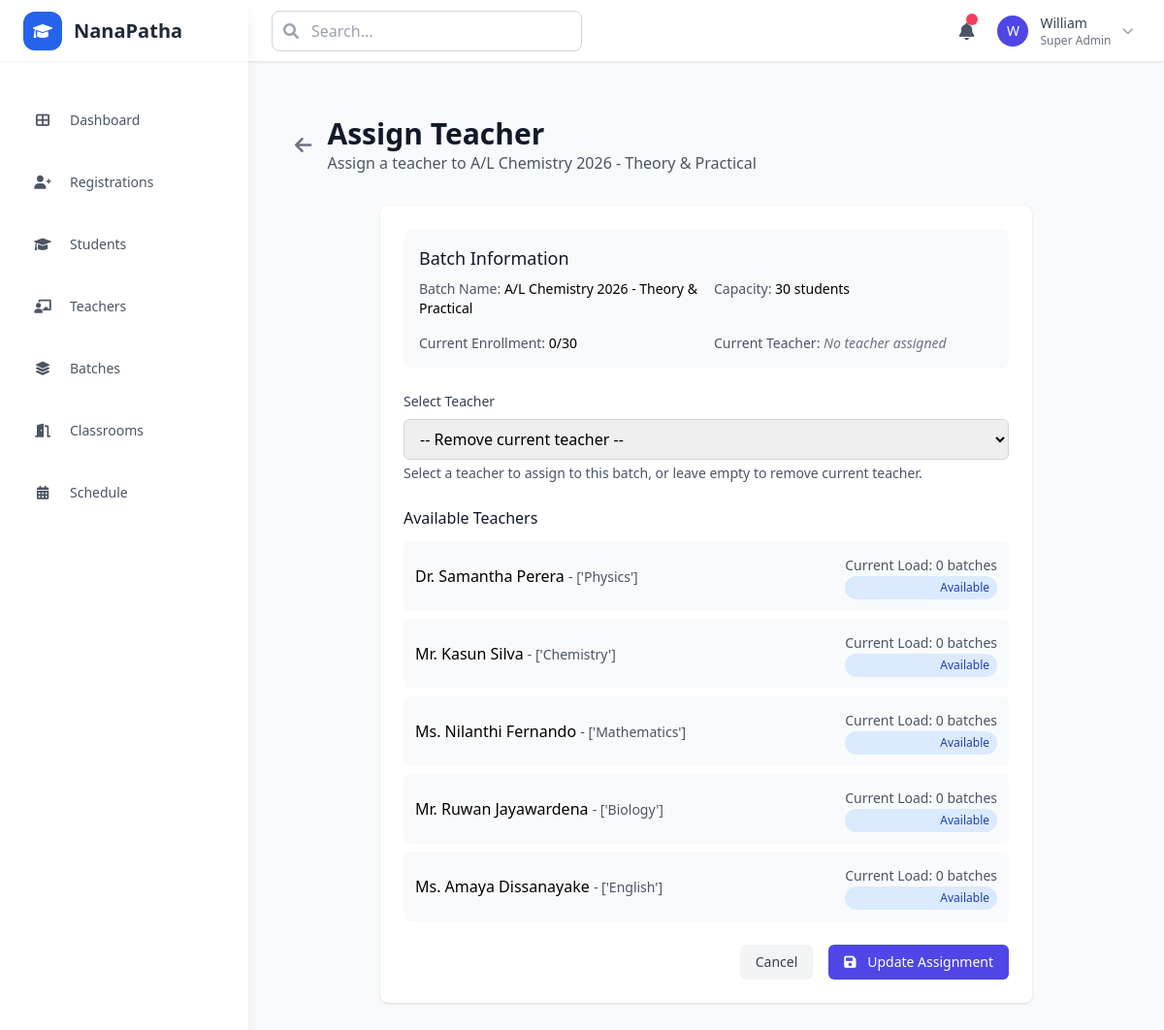
Page /admin/batches/2/assign-teacher on the committed database.
### models.py (models this page shows)
class Batch(db.Model):
    __tablename__ = 'batches'
    id = db.Column(db.Integer, primary_key=True)
    name = db.Column(db.String(255), nullable=False)
    grade = db.Column(db.String(10))
    subject = db.Column(db.String(100))
    capacity = db.Column(db.Integer, default=30)
    current_enrollment = db.Column(db.Integer, default=0)
    teacher_id = db.Column(db.Integer, db.ForeignKey('teacher_profiles.id'))
    teacher_name = db.Column(db.String(255))  # Simplified for prototype
    class_type = db.Column(db.Enum('online', 'physical', 'both', name='class_types'))
    start_date = db.Column(db.Date)
    end_date = db.Column(db.Date)
    is_active = db.Column(db.Boolean, default=True)
    notes = db.Column(db.Text)
    created_at = db.Column(db.DateTime, default=datetime.utcnow)
    teacher = db.relationship('TeacherProfile', backref='assigned_batches')

class TeacherProfile(db.Model):
    __tablename__ = 'teacher_profiles'
    id = db.Column(db.Integer, primary_key=True)
    user_id = db.Column(db.Integer, db.ForeignKey('users.id'), nullable=False)
    subjects = db.Column(db.JSON)  # Store as JSON array
    contact_number = db.Column(db.String(20))
    bio = db.Column(db.Text)
    active_flag = db.Column(db.Boolean, default=True)

class User(db.Model):
    __tablename__ = 'users'
    id = db.Column(db.Integer, primary_key=True)
    name = db.Column(db.String(255), nullable=False)
    email = db.Column(db.String(255), unique=True, nullable=False)
    phone = db.Column(db.String(20))
    password_hash = db.Column(db.String(255))
    temp_password = db.Column(db.String(255))
    role = db.Column(db.Enum('student', 'teacher', 'admin', name='user_roles'), nullable=False)
    status = db.Column(db.Enum('pending', 'active', 'inactive', name='user_status'), default='pending')
    created_at = db.Column(db.DateTime, default=datetime.utcnow)
    updated_at = db.Column(db.DateTime, default=datetime.utcnow, onupdate=datetime.utcnow)
    student_profile = db.relationship('StudentProfile', backref='user', uselist=False, cascade='all, delete-orphan')
    teacher_profile = db.relationship('TeacherProfile', backref='user', uselist=False, cascade='all, delete-orphan')

### app.py (the view)
@app.route('/admin/batches/<int:batch_id>/assign-teacher')
def admin_batch_assign_teacher(batch_id):
    batch = Batch.query.get_or_404(batch_id)
    teachers = TeacherProfile.query.join(User).filter(
        TeacherProfile.active_flag == True,
        User.status == 'active'
    ).all()
    return render_template('admin/batch_assign_teacher.html', batch=batch, teachers=teachers)

### templates/admin/batch_assign_teacher.html (shortened to what this page needs)
{% extends "base.html" %}
{% block content %}
<div class="container mx-auto px-6 py-8">
    <div class="flex items-center justify-between mb-8">
        <div class="flex items-center space-x-4">
            <a href="{{ url_for('admin_batches') }}"
               class="text-gray-500 hover:text-gray-700">
                <i class="fas fa-arrow-left text-xl"></i>
            </a>
            <div>
                <h1 class="text-3xl font-bold text-gray-900">Assign Teacher</h1>
                <p class="text-gray-600">Assign a teacher to {{ batch.name }}</p>
            </div>
        </div>
    </div>
    <div class="max-w-2xl mx-auto">
        <div class="bg-white rounded-lg shadow p-6">
            <div class="mb-6 p-4 bg-gray-50 rounded-lg">
                <h3 class="text-lg font-medium text-gray-900 mb-2">Batch Information</h3>
                <div class="grid grid-cols-2 gap-4 text-sm">
                    <div>
                        <span class="text-gray-600">Batch Name:</span>
                        <span class="font-medium">{{ batch.name }}</span>
                    </div>
                    <div>
                        <span class="text-gray-600">Capacity:</span>
                        <span class="font-medium">{{ batch.capacity }} students</span>
                    </div>
                    <div>
                        <span class="text-gray-600">Current Enrollment:</span>
                        <span class="font-medium">{{ batch.current_enrollment }}/{{ batch.capacity }}</span>
                    </div>
                    <div>
                        <span class="text-gray-600">Current Teacher:</span>
                        {% if batch.teacher %}
                            <span class="font-medium text-brand">{{ batch.teacher.user.name }}</span>
                        {% else %}
                            <span class="text-gray-500 italic">No teacher assigned</span>
                        {% endif %}
                    </div>
                </div>
            </div>
            <form method="POST">
                <div class="mb-6">
                    <label for="teacher_id" class="block text-sm font-medium text-gray-700 mb-2">
                        Select Teacher
                    </label>
                    <select id="teacher_id" name="teacher_id"
                            class="w-full px-3 py-2 border border-gray-300 rounded-md focus:ring-2 focus:ring-brand focus:border-transparent">
                        <option value="">-- Remove current teacher --</option>
                    </select>
                    <p class="text-sm text-gray-600 mt-1">
                        Select a teacher to assign to this batch, or leave empty to remove current teacher.
                    </p>
                </div>
                <div class="mb-6">
                    <h4 class="text-md font-medium text-gray-900 mb-3">Available Teachers</h4>
                    <div class="space-y-2">
                        {% for teacher in teachers %}
                            {% set assigned_batches_count = teacher.assigned_batches | length if teacher.assigned_batches else 0 %}
                            <div class="flex items-center justify-between p-3 bg-gray-50 rounded-md">
                                <div>
                                    <span class="font-medium">{{ teacher.user.name }}</span>
                                    {% if teacher.subjects %}
                                        <span class="text-gray-600 text-sm">- {{ teacher.subjects[:40] }}{% if teacher.subjects|length > 40 %}...{% endif %}</span>
                                    {% endif %}
                                </div>
                                <div class="text-right">
                                    <span class="text-sm text-gray-600">
                                        Current Load: {{ assigned_batches_count }} batches
                                    </span>
                                    {% if batch.teacher and batch.teacher.id == teacher.id %}
                                        <span class="block text-xs bg-green-100 text-green-800 px-2 py-1 rounded-full">
                                            Currently Assigned
                                        </span>
                                    {% elif assigned_batches_count == 0 %}
                                        <span class="block text-xs bg-blue-100 text-blue-800 px-2 py-1 rounded-full">
                                            Available
                                        </span>
                                    {% elif assigned_batches_count <= 2 %}
                                        <span class="block text-xs bg-amber-100 text-amber-800 px-2 py-1 rounded-full">
                                            Light Load
                                        </span>
                                    {% else %}
                                        <span class="block text-xs bg-red-100 text-red-800 px-2 py-1 rounded-full">
                                            Heavy Load
                                        </span>
                                    {% endif %}
                                </div>
                            </div>
                        {% endfor %}
                    </div>
                </div>
                <div class="flex items-center justify-end space-x-4">
                    <a href="{{ url_for('admin_batches') }}"
                       class="px-4 py-2 text-sm font-medium text-gray-700 bg-gray-100 rounded-md hover:bg-gray-200 transition-colors duration-150">
                        Cancel
                    </a>
                    <button type="submit"
                            class="px-4 py-2 text-sm font-medium text-white bg-brand rounded-md hover:bg-brand-700 transition-colors duration-150">
                        <i class="fas fa-save mr-2"></i>
                        Update Assignment
                    </button>
                </div>
            </form>
        </div>
    </div>
</div>
{% endblock %}

### rows in the picture
Batch: name "A/L Chemistry 2026 - Theory & Practical", capacity "30", current_enrollment "0"
TeacherProfile: user.name "Dr. Samantha Perera", subjects "['Physics']", assigned_batches_count "0"
TeacherProfile: user.name "Mr. Kasun Silva", subjects "['Chemistry']", assigned_batches_count "0"
TeacherProfile: user.name "Ms. Nilanthi Fernando", subjects "['Mathematics']", assigned_batches_count "0"
TeacherProfile: user.name "Mr. Ruwan Jayawardena", subjects "['Biology']", assigned_batches_count "0"
TeacherProfile: user.name "Ms. Amaya Dissanayake", subjects "['English']", assigned_batches_count "0"
